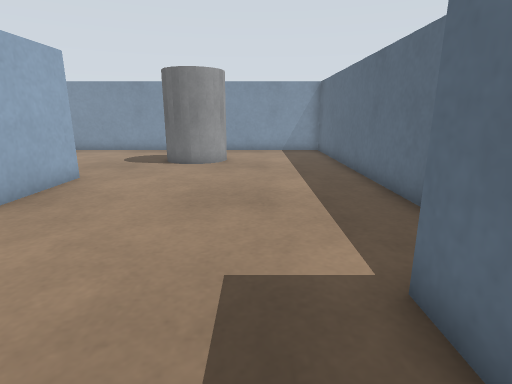
[1] (above)

16 first-person views from a walk through a world built for the Gazebo simulator. The camera is 0.51 m above the floor, tilts 14° down and sees 80° across. The floor is counted in squares, 0.25 m on a side. Each view is taken from the middle of a square. On the plan, view 1 faces up. The plan holds only what a view shows up to about 17 squares ahead; the rest is blank. The place goes on beyond the plan.

[2]
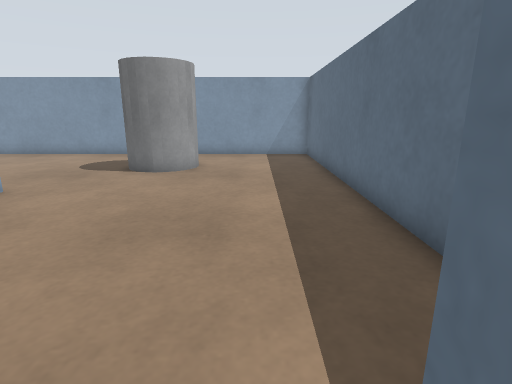

[3]
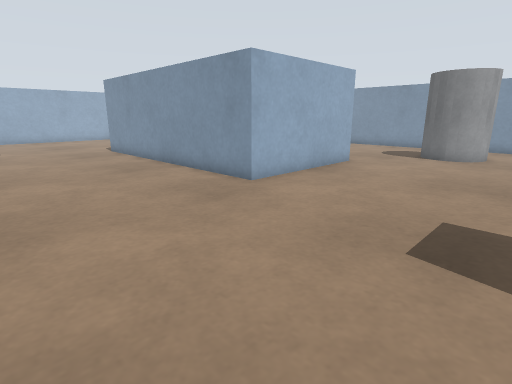

[4]
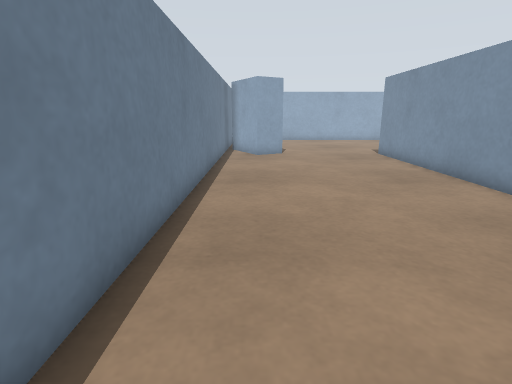

[5]
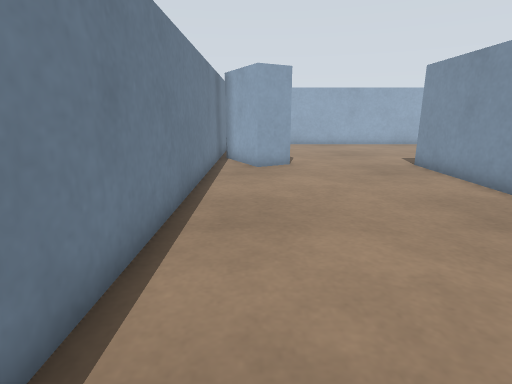

[6]
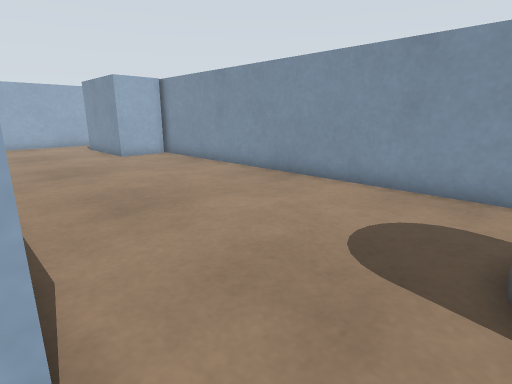

[7]
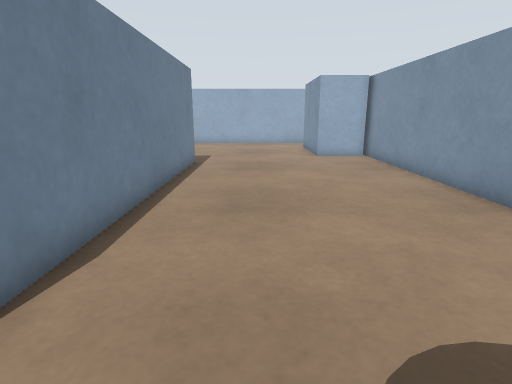

[8]
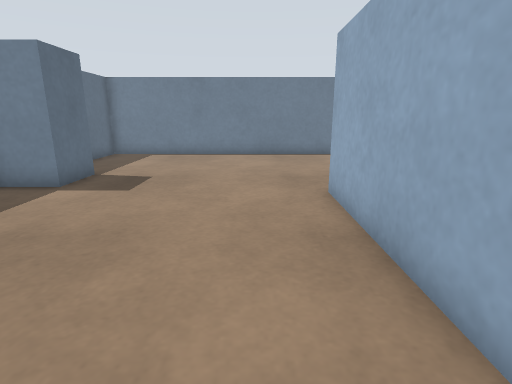

[9]
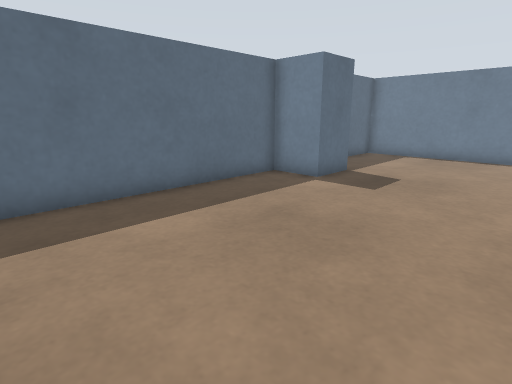

[10]
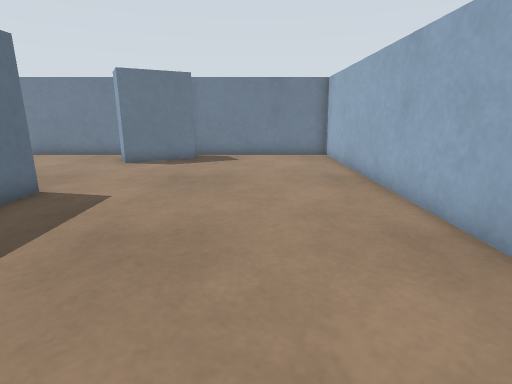

[11]
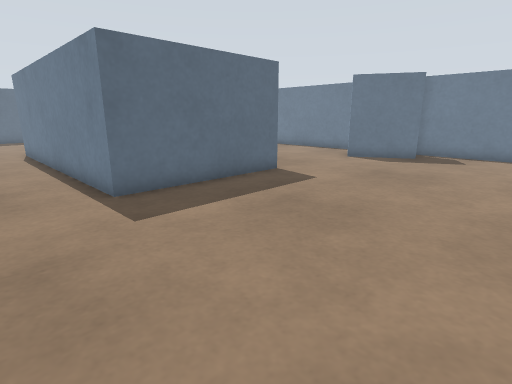

[12]
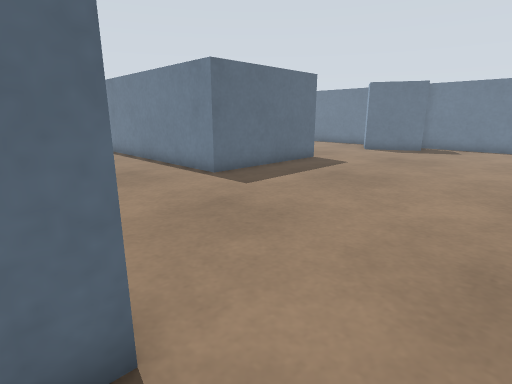

[13]
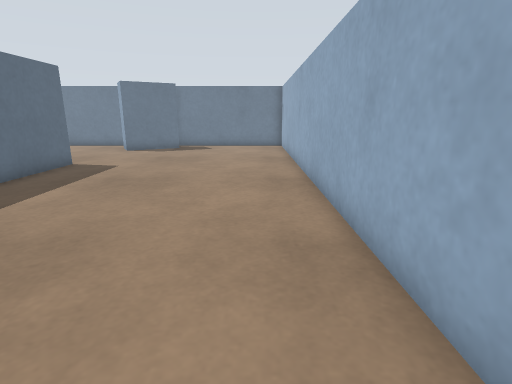

[14]
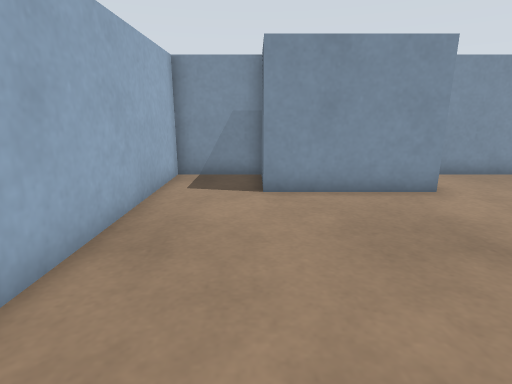

[15]
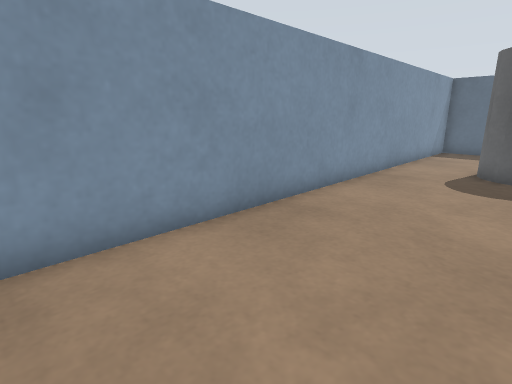

[16]
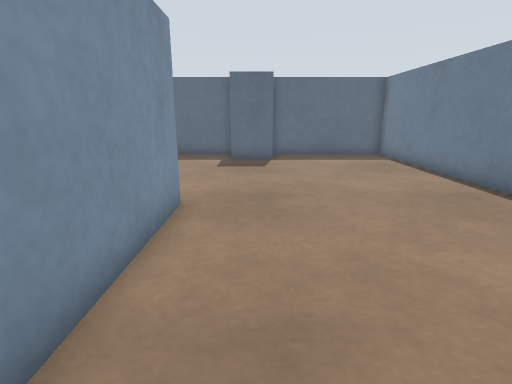

### Floor plan
Points are (right, up) in squares from view 1. A wall is a line through its corners. A room is listed if a view was taken in it or the views show most of it. See-through windows are left out.
Room 1 (views 1, 2, 3, 4, 5, 6, 7, 8, 9, 15, 16)
walls: (1.8, 1.1) (1.8, 3.2) (3.8, 3.2) (3.8, 18.8) (-20.6, 18.8); (-18, 10.2) (-6, 10.2) (-6, 3.8) (-18, 3.8); (-18.2, -1.5) (-17.4, -2.9) (-20.2, -4.5); (-20, 18.6) (-20, 16.2); (-20.1, -4.8) (3.8, -4.8) (3.8, 1.1)
ways out: opening at (-18.2, 13) to room 2; opening at (-18, 1) to room 2
Room 2 (views 10, 11, 12, 13, 14)
walls: (-18, 3.8) (-18, 10.2); (-21, -3.1) (-18.2, -1.5); (-20, 16.2) (-24.8, 16.2) (-24.8, 18.5); (-24.8, 18.8) (-27.8, 18.8) (-27.8, -4.8) (-20.1, -4.8)
ways out: opening at (-18.2, 13) to room 1; opening at (-18, 1) to room 1

Positions as (right, up) in squares from view 1, and headings:
1: (0, 0), facing up
2: (1, 2), facing up
3: (1, -3), facing up-left
4: (-1, -3), facing left
5: (-5, -3), facing left
6: (-4, 10), facing up-left
7: (-4, 13), facing left
8: (-4, 12), facing down
9: (-4, 12), facing down-right
10: (-24, 12), facing down
11: (-26, 13), facing down-right
12: (-27, 17), facing down-right
13: (-26, 17), facing down
14: (-25, 8), facing up
15: (-16, 14), facing up-right
16: (-13, 2), facing right
